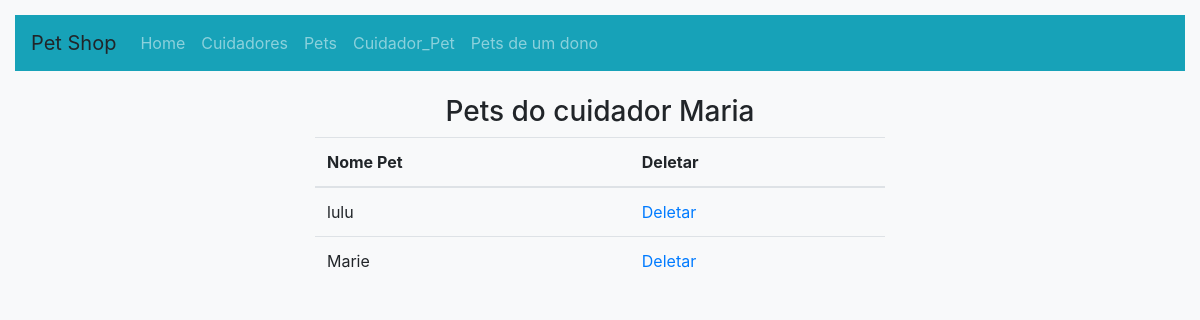
Page /petsCuidador.php?id=2 on the committed database.
### tables this page shows
CREATE TABLE `cuidador` (
  `id` int(11) NOT NULL,
  `nome` varchar(100) NOT NULL,
  `email` varchar(100) NOT NULL,
  `data_cadastro` datetime NOT NULL
);

CREATE TABLE `pet` (
  `id` int(11) NOT NULL,
  `nome` varchar(100) NOT NULL,
  `descricao` varchar(300) NOT NULL,
  `tel_tutor` varchar(11) NOT NULL,
  `data_cadastro` datetime NOT NULL
);

### Cuidador.php (called while the page is built, shortened)
<?php
class Cuidador
{
    public static function nomeCuidador($idCuidador)
    {
        try {
            $conexao = Conexao::getConexao();
            $sql = $conexao->prepare("select nome from cuidador where id = ?");
            $sql->execute([$idCuidador]);
            return $sql->fetchAll();
        } catch (Exception $e) {
            echo $e->getMessage();
            exit;
        }
    }
}
?>

### Cuidador_Pet.php (called while the page is built, shortened)
<?php
class CuidadorPet
{
public static function pet_Cuidador($idCuidador){
    try {
        $conexao = Conexao::getConexao();
        $sql = $conexao->prepare("select p.nome, p.id from cuidador c join cuidador_pet cp on c.id = cp.id_cuidador
        join pet p on p.id = cp.id_pet where id_cuidador=? order by nome");
        $sql->execute([$idCuidador]);
        return $sql->fetchAll();
    } catch (Exception $e) {
        echo $e->getMessage();
        exit;
    }
}
}
?>

### petsCuidador.php (the view, shortened to what this page needs)
<!DOCTYPE html>
<html lang="en">
<head>
    <link rel="stylesheet" href="https://stackpath.bootstrapcdn.com/bootstrap/4.1.3/css/bootstrap.min.css"
>
    <link rel="stylesheet" href="PetShop.css">
</head>
<body class="bg-light">
<nav class="navbar navbar-expand-lg navbar-dark bg-info">
        <a class="navbar-brand">Pet Shop</a>
        <div class="collapse navbar-collapse" id="navbarNav">
            <ul class="navbar-nav">
            <li class="nav-item">
                <a class="nav-link" href="index.php">Home</a>
            </li>
            <li class="nav-item">
                <a class="nav-link" href="ListaCuidadores.php">Cuidadores</a>
            </li>
            <li class="nav-item">
                <a class="nav-link" href="ListaPets.php">Pets</a>
            </li>
            <li class="nav-item">
                <a class="nav-link" href="ListaCuidador_Pet.php">Cuidador_Pet</a>
            </li>
            <li class="nav-item ">
                <a class="nav-link" href="ListarPetDono.php">Pets de um dono</a>
            </li>
            </ul>
        </div>
    </nav>
    <div class="row">
    <div class="col">
    </div>
    <div class="col-6">
    <br>
    <?php
    require_once "configs/Cuidador_Pet.php";
    require_once "configs/Cuidador.php";
        if(isset($_GET['id']) and !empty($_GET['id'])){
            $idCuidador = $_GET['id'];
            $nomeCuidador = Cuidador::nomeCuidador($idCuidador);
            echo "<h3>Pets do cuidador ". $nomeCuidador[0]["nome"]. "</h3>";
        }
    ?>
    <table class="table bg-light">
        <thead>
            <tr>
            <th scope="col">Nome Pet</th>
            <th scope="col">Deletar</th>
            </tr>
        </thead>
        <tbody>
    <?php
    if(isset($_GET['id']) and !empty($_GET['id'])){
        $idCuidador = $_GET['id'];
        $petCuidadores = CuidadorPet::pet_Cuidador($idCuidador);
        foreach ($petCuidadores as $pet) {
            echo "<tr>";
            echo "<td>" . $pet["nome"] . "</td>";
            $idPet = $pet["id"];
            echo "<td><a href='deletarPetCuidador.php?deletarCuidadorPet=[$idCuidador, $idPet]'>Deletar</a></td>";
            echo "</tr>";
        }
    }
    ?>
        </tbody>
    </table>
    </div>
    <div class="col">
    </div>
  </div>
</body>
</html>

### PetShop.css (style rules this page uses)
h3 { text-align: center; }
body { padding: 15px; }

### rows in the picture
cuidador: nome "Maria"
pet: nome "lulu"
pet: nome "Marie"
